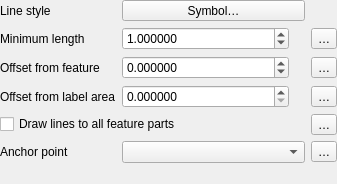
<?xml version="1.0" encoding="UTF-8"?>
<ui version="4.0">
 <class>WidgetSimpleLineCallout</class>
 <widget class="QWidget" name="WidgetSimpleLineCallout">
  <property name="geometry">
   <rect>
    <x>0</x>
    <y>0</y>
    <width>337</width>
    <height>184</height>
   </rect>
  </property>
  <property name="windowTitle">
   <string>Form</string>
  </property>
  <layout class="QVBoxLayout" name="verticalLayout">
   <property name="leftMargin">
    <number>0</number>
   </property>
   <property name="topMargin">
    <number>0</number>
   </property>
   <property name="rightMargin">
    <number>0</number>
   </property>
   <property name="bottomMargin">
    <number>0</number>
   </property>
   <item>
    <layout class="QGridLayout" name="gridLayout_45" columnstretch="0,0,0,0">
     <property name="leftMargin">
      <number>0</number>
     </property>
     <property name="topMargin">
      <number>0</number>
     </property>
     <item row="2" column="3">
      <widget class="QgsPropertyOverrideButton" name="mOffsetFromAnchorDDBtn">
       <property name="text">
        <string>…</string>
       </property>
      </widget>
     </item>
     <item row="3" column="2">
      <widget class="QgsUnitSelectionWidget" name="mOffsetFromLabelUnitWidget" native="true">
       <property name="minimumSize">
        <size>
         <width>10</width>
         <height>0</height>
        </size>
       </property>
       <property name="focusPolicy">
        <enum>Qt::StrongFocus</enum>
       </property>
      </widget>
     </item>
     <item row="0" column="1" colspan="2">
      <widget class="QgsSymbolButton" name="mCalloutLineStyleButton">
       <property name="sizePolicy">
        <sizepolicy hsizetype="Preferred" vsizetype="Fixed">
         <horstretch>0</horstretch>
         <verstretch>0</verstretch>
        </sizepolicy>
       </property>
       <property name="text">
        <string>Symbol…</string>
       </property>
      </widget>
     </item>
     <item row="2" column="1">
      <widget class="QgsDoubleSpinBox" name="mOffsetFromAnchorSpin">
       <property name="sizePolicy">
        <sizepolicy hsizetype="Preferred" vsizetype="Fixed">
         <horstretch>1</horstretch>
         <verstretch>0</verstretch>
        </sizepolicy>
       </property>
       <property name="decimals">
        <number>6</number>
       </property>
       <property name="minimum">
        <double>-99999999.000000000000000</double>
       </property>
       <property name="maximum">
        <double>999999999.000000000000000</double>
       </property>
       <property name="singleStep">
        <double>0.200000000000000</double>
       </property>
       <property name="value">
        <double>0.000000000000000</double>
       </property>
       <property name="showClearButton" stdset="0">
        <bool>true</bool>
       </property>
      </widget>
     </item>
     <item row="2" column="0">
      <widget class="QLabel" name="label_46">
       <property name="text">
        <string>Offset from feature</string>
       </property>
      </widget>
     </item>
     <item row="2" column="2">
      <widget class="QgsUnitSelectionWidget" name="mOffsetFromAnchorUnitWidget" native="true">
       <property name="minimumSize">
        <size>
         <width>10</width>
         <height>0</height>
        </size>
       </property>
       <property name="focusPolicy">
        <enum>Qt::StrongFocus</enum>
       </property>
      </widget>
     </item>
     <item row="1" column="3">
      <widget class="QgsPropertyOverrideButton" name="mMinCalloutLengthDDBtn">
       <property name="text">
        <string>…</string>
       </property>
      </widget>
     </item>
     <item row="3" column="3">
      <widget class="QgsPropertyOverrideButton" name="mOffsetFromLabelDDBtn">
       <property name="text">
        <string>…</string>
       </property>
      </widget>
     </item>
     <item row="3" column="1">
      <widget class="QgsDoubleSpinBox" name="mOffsetFromLabelSpin">
       <property name="sizePolicy">
        <sizepolicy hsizetype="Preferred" vsizetype="Fixed">
         <horstretch>1</horstretch>
         <verstretch>0</verstretch>
        </sizepolicy>
       </property>
       <property name="decimals">
        <number>6</number>
       </property>
       <property name="maximum">
        <double>100000.000000000000000</double>
       </property>
       <property name="singleStep">
        <double>0.200000000000000</double>
       </property>
       <property name="value">
        <double>0.000000000000000</double>
       </property>
       <property name="showClearButton" stdset="0">
        <bool>true</bool>
       </property>
      </widget>
     </item>
     <item row="1" column="1">
      <widget class="QgsDoubleSpinBox" name="mMinCalloutLengthSpin">
       <property name="sizePolicy">
        <sizepolicy hsizetype="Preferred" vsizetype="Fixed">
         <horstretch>1</horstretch>
         <verstretch>0</verstretch>
        </sizepolicy>
       </property>
       <property name="decimals">
        <number>6</number>
       </property>
       <property name="maximum">
        <double>100000.000000000000000</double>
       </property>
       <property name="singleStep">
        <double>0.200000000000000</double>
       </property>
       <property name="value">
        <double>1.000000000000000</double>
       </property>
       <property name="showClearButton" stdset="0">
        <bool>true</bool>
       </property>
      </widget>
     </item>
     <item row="1" column="2">
      <widget class="QgsUnitSelectionWidget" name="mMinCalloutWidthUnitWidget" native="true">
       <property name="minimumSize">
        <size>
         <width>10</width>
         <height>0</height>
        </size>
       </property>
       <property name="focusPolicy">
        <enum>Qt::StrongFocus</enum>
       </property>
      </widget>
     </item>
     <item row="3" column="0">
      <widget class="QLabel" name="label_47">
       <property name="text">
        <string>Offset from label area</string>
       </property>
      </widget>
     </item>
     <item row="1" column="0">
      <widget class="QLabel" name="label_45">
       <property name="text">
        <string>Minimum length</string>
       </property>
      </widget>
     </item>
     <item row="0" column="0">
      <widget class="QLabel" name="label">
       <property name="text">
        <string>Line style</string>
       </property>
      </widget>
     </item>
     <item row="4" column="0" colspan="3">
      <widget class="QCheckBox" name="mDrawToAllPartsCheck">
       <property name="text">
        <string>Draw lines to all feature parts</string>
       </property>
      </widget>
     </item>
     <item row="4" column="3">
      <widget class="QgsPropertyOverrideButton" name="mDrawToAllPartsDDBtn">
       <property name="text">
        <string>…</string>
       </property>
      </widget>
     </item>
     <item row="5" column="0">
      <widget class="QLabel" name="mAnchorPointLbl">
       <property name="text">
        <string>Anchor point</string>
       </property>
      </widget>
     </item>
     <item row="5" column="1" colspan="2">
      <widget class="QComboBox" name="mAnchorPointComboBox"/>
     </item>
     <item row="5" column="3">
      <widget class="QgsPropertyOverrideButton" name="mAnchorPointDDBtn">
       <property name="text">
        <string>…</string>
       </property>
      </widget>
     </item>
    </layout>
   </item>
   <item>
    <spacer name="verticalSpacer">
     <property name="orientation">
      <enum>Qt::Vertical</enum>
     </property>
     <property name="sizeHint" stdset="0">
      <size>
       <width>20</width>
       <height>40</height>
      </size>
     </property>
    </spacer>
   </item>
  </layout>
 </widget>
 <customwidgets>
  <customwidget>
   <class>QgsDoubleSpinBox</class>
   <extends>QDoubleSpinBox</extends>
   <header>qgsdoublespinbox.h</header>
  </customwidget>
  <customwidget>
   <class>QgsPropertyOverrideButton</class>
   <extends>QToolButton</extends>
   <header>qgspropertyoverridebutton.h</header>
  </customwidget>
  <customwidget>
   <class>QgsUnitSelectionWidget</class>
   <extends>QWidget</extends>
   <header>qgsunitselectionwidget.h</header>
   <container>1</container>
  </customwidget>
  <customwidget>
   <class>QgsSymbolButton</class>
   <extends>QToolButton</extends>
   <header>qgssymbolbutton.h</header>
  </customwidget>
 </customwidgets>
 <tabstops>
  <tabstop>mCalloutLineStyleButton</tabstop>
  <tabstop>mMinCalloutLengthSpin</tabstop>
  <tabstop>mMinCalloutWidthUnitWidget</tabstop>
  <tabstop>mMinCalloutLengthDDBtn</tabstop>
  <tabstop>mOffsetFromAnchorSpin</tabstop>
  <tabstop>mOffsetFromAnchorUnitWidget</tabstop>
  <tabstop>mOffsetFromAnchorDDBtn</tabstop>
  <tabstop>mOffsetFromLabelSpin</tabstop>
  <tabstop>mOffsetFromLabelUnitWidget</tabstop>
  <tabstop>mOffsetFromLabelDDBtn</tabstop>
 </tabstops>
 <resources/>
 <connections/>
</ui>
